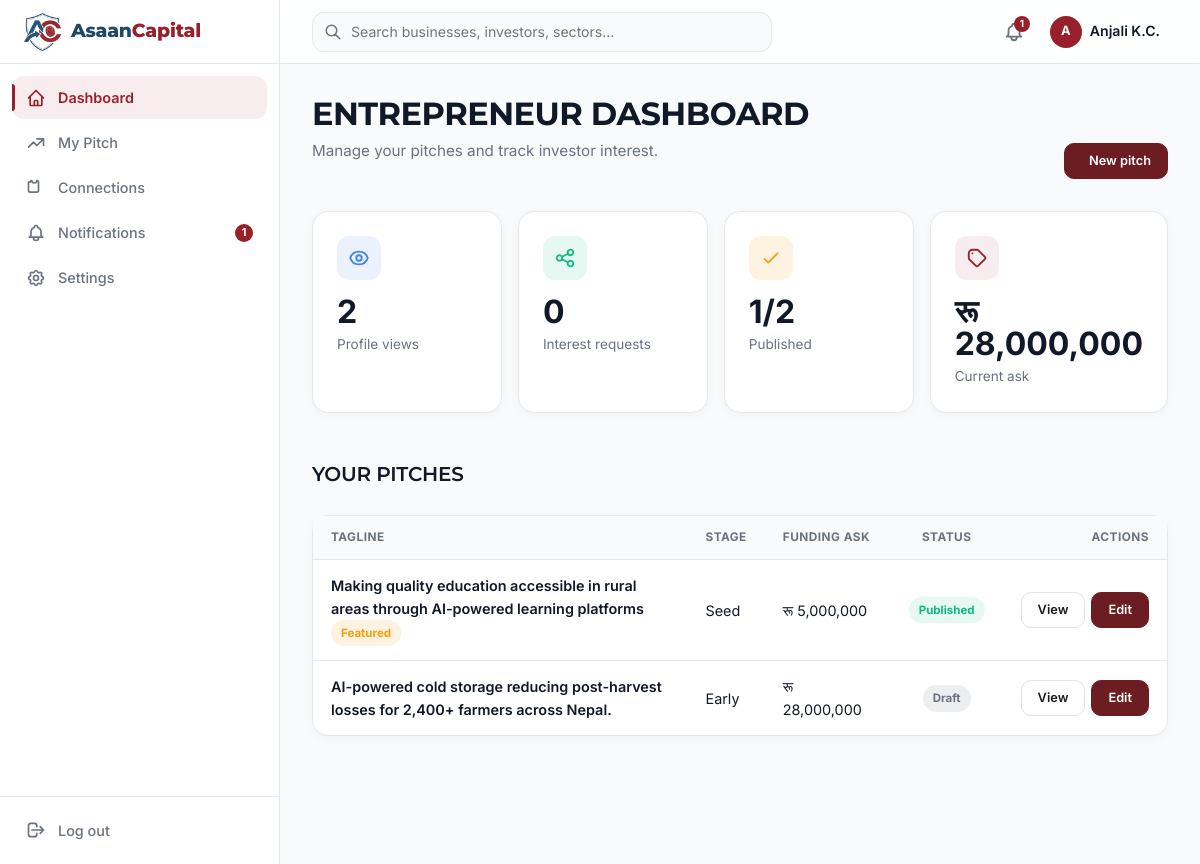
/dashboard (signed in), run on the app's committed database.
### tables this page shows
CREATE TABLE `pitches` (
  `id` bigint(20) unsigned NOT NULL AUTO_INCREMENT,
  `user_id` bigint(20) unsigned NOT NULL,
  `tagline` varchar(140) DEFAULT NULL,
  `company_registration_number` varchar(255) DEFAULT NULL,
  `company_type` varchar(255) DEFAULT NULL,
  `short_summary` varchar(300) DEFAULT NULL,
  `product_stage` varchar(255) DEFAULT NULL,
  `problem_statement` text DEFAULT NULL,
  `solution` text DEFAULT NULL,
  `market_size` text DEFAULT NULL,
  `business_model` text DEFAULT NULL,
  `revenue_model` varchar(255) DEFAULT NULL,
  `monthly_revenue` decimal(15,2) DEFAULT NULL,
  `monthly_users` int(11) DEFAULT NULL,
  `growth_rate` decimal(5,2) DEFAULT NULL,
  `customer_retention` decimal(5,2) DEFAULT NULL,
  `traction` text DEFAULT NULL,
  `target_customers` text DEFAULT NULL,
  `competitors` varchar(255) DEFAULT NULL,
  `competitive_advantage` varchar(255) DEFAULT NULL,
  `funding_amount` decimal(15,2) DEFAULT NULL,
  `minimum_investment` decimal(15,2) DEFAULT NULL,
  `previous_funding` decimal(15,2) DEFAULT NULL,
  `previous_funding_source` varchar(255) DEFAULT NULL,
  `has_legal_disputes` tinyint(1) NOT NULL DEFAULT 0,
  `legal_details` text DEFAULT NULL,
  `existing_debt` text DEFAULT NULL,
  `business_type` varchar(255) DEFAULT NULL,
  `customer_type` varchar(255) DEFAULT NULL,
  `looking_for` varchar(255) DEFAULT NULL,
  `investor_involvement` varchar(255) DEFAULT NULL,
  `open_to_acquisition` tinyint(1) NOT NULL DEFAULT 0,
  `monthly_burn` decimal(15,2) DEFAULT NULL,
  `runway_months` int(11) DEFAULT NULL,
  `relocate_willingness` varchar(255) DEFAULT NULL,
  `matchmaking_tags` longtext DEFAULT NULL CHECK (json_valid(`matchmaking_tags`)),
  `equity_offered` decimal(5,2) DEFAULT NULL,
  `fund_usage` text DEFAULT NULL,
  `valuation` decimal(15,2) DEFAULT NULL,
  `pitch_deck` varchar(255) DEFAULT NULL,
  `financial_projections` varchar(255) DEFAULT NULL,
  `pitch_video_url` varchar(255) DEFAULT NULL,
  `stage` varchar(255) DEFAULT NULL,
  `sector_id` bigint(20) unsigned DEFAULT NULL,
  `is_active` tinyint(1) NOT NULL DEFAULT 1,
  `is_hidden` tinyint(1) NOT NULL DEFAULT 0,
  `is_featured` tinyint(1) NOT NULL DEFAULT 0,
  `completeness_score` tinyint(3) unsigned NOT NULL DEFAULT 0,
  `is_published` tinyint(1) NOT NULL DEFAULT 0,
  `views` int(11) NOT NULL DEFAULT 0,
  `created_at` timestamp NULL DEFAULT NULL,
  `updated_at` timestamp NULL DEFAULT NULL,
  PRIMARY KEY (`id`),
  KEY `pitches_user_id_foreign` (`user_id`),
  KEY `pitches_sector_id_foreign` (`sector_id`),
  CONSTRAINT `pitches_sector_id_foreign` FOREIGN KEY (`sector_id`) REFERENCES `sectors` (`id`) ON DELETE SET NULL,
  CONSTRAINT `pitches_user_id_foreign` FOREIGN KEY (`user_id`) REFERENCES `users` (`id`) ON DELETE CASCADE
);

### config/helpers.php (called while the page is built, shortened)
<?php
function e(?string $s): string {
    return htmlspecialchars($s ?? '', ENT_QUOTES, 'UTF-8');
}
function money($amount): string {
    return 'रू ' . number_format((float)$amount, 0);
}

### entrepreneur/dashboard.php (the view, shortened to what this page needs)
<?php
$user = current_user();
$userId = (int)$user['id'];
$db = db();
$stmt = $db->prepare('SELECT * FROM pitches WHERE user_id = ? ORDER BY created_at DESC');
$stmt->execute([$userId]);
$pitches = $stmt->fetchAll();
require __DIR__ . '/../includes/layout-dashboard.php';
?>
<?php if (empty($pitches)): ?>
  <div class="dash-panel">
    <?php ui_empty_state(['icon' => 'chart', 'title' => 'No pitches yet', 'text' => 'Create your first pitch to start connecting with investors.', 'ctaHref' => APP_URL . '/entrepreneur/pitch-create', 'ctaLabel' => 'Create pitch']); ?>
  </div>
<?php else: ?>
<div class="dash-stats">
</div>
<div class="dash-panel">
  <div class="dash-table-wrap">
    <table class="dash-table">
      <thead><tr>
        <th>Tagline</th><th>Stage</th><th>Funding ask</th>
        <th class="ta-center">Status</th><th class="ta-right">Actions</th>
      </tr></thead>
      <tbody>
      <?php foreach ($pitches as $p): ?>
        <tr>
          <td>
            <span class="t-strong"><?= e($p['tagline']) ?></span>
            <?php if ($p['is_featured']): ?> <span class="dash-pill featured">Featured</span><?php endif; ?>
          </td>
          <td><?= e(ucfirst($p['stage'] ?? '—')) ?></td>
          <td><?= $p['funding_amount'] ? money($p['funding_amount']) : '—' ?></td>
          <td class="ta-center"><span class="dash-pill <?= $p['is_published'] ? 'published' : 'draft' ?>"><?= $p['is_published'] ? 'Published' : 'Draft' ?></span></td>
          <td class="ta-right">
            <span class="dash-table-actions">
              <a href="<?= APP_URL ?>/pitch/<?= $p['id'] ?>" class="btn btn-sm btn-outline">View</a>
              <a href="<?= APP_URL ?>/entrepreneur/pitch-edit?id=<?= $p['id'] ?>" class="btn btn-sm btn-primary">Edit</a>
            </span>
          </td>
        </tr>
      <?php endforeach; ?>
      </tbody>
    </table>
  </div>
</div>
<?php endif; ?>
<?php require __DIR__ . '/../includes/footer.php'; ?>

### assets/listings.css (style rules this page uses)
:root { --ds-bg: #F8FAFC; --ds-surface: #FFFFFF; --ds-text: #0F172A; --ds-text-secondary: #475569; --ds-border: #E2E8F0; --ds-primary: #0B3A5E; --ds-success: #16A34A; --ds-warning: #F59E0B; --ds-danger: #DC2626; --ds-muted: #94A3B8; --ds-soft: #F1F5F9; --ds-font: 'Inter', -apple-system, BlinkMacSystemFont, 'Segoe UI', sans-serif; --ds-hero: 3rem; --ds-section: 2rem; --ds-card-title: 1.25rem; --ds-metric: 1.75rem; --ds-body: 1rem; --ds-small: 0.875rem; --ds-label: 0.75rem; --ds-section-gap: 2rem; --ds-radius: 12px; --ds-radius-sm: 8px; --ds-shadow: 0 1px 3px rgba(0,0,0,0.05); --ds-container: 1440px; }
*, *::before, *::after { box-sizing: border-box; }

### includes/header.php (style rules this page uses)
html.scroll-smooth { scroll-behavior: smooth; }

### data on the page
pitches: tagline "Making quality education accessible in rural areas through AI-powered learning platforms", is_featured "Featured", stage "Seed", funding_amount "रू 5,000,000", is_published "Published"
pitches: tagline "AI-powered cold storage reducing post-harvest losses for 2,400+ farmers across Nepal.", stage "Early", funding_amount "रू 28,000,000", is_published "Draft"

### other printed values
$label "Dashboard"
$label "My Pitch"
$label "Connections"
$label "Notifications"
$unreadCount "1"
$label "Settings"
$initial "A"
$user['name'] "Anjali K.C."
$title "ENTREPRENEUR DASHBOARD"
$subtitle "Manage your pitches and track investor interest."
$actionsHtml "New pitch"
$o['value'] "2 0 1/2 रू 28,000,000"
$o['label'] "Profile views Interest requests Published Current ask"
$title "YOUR PITCHES"
